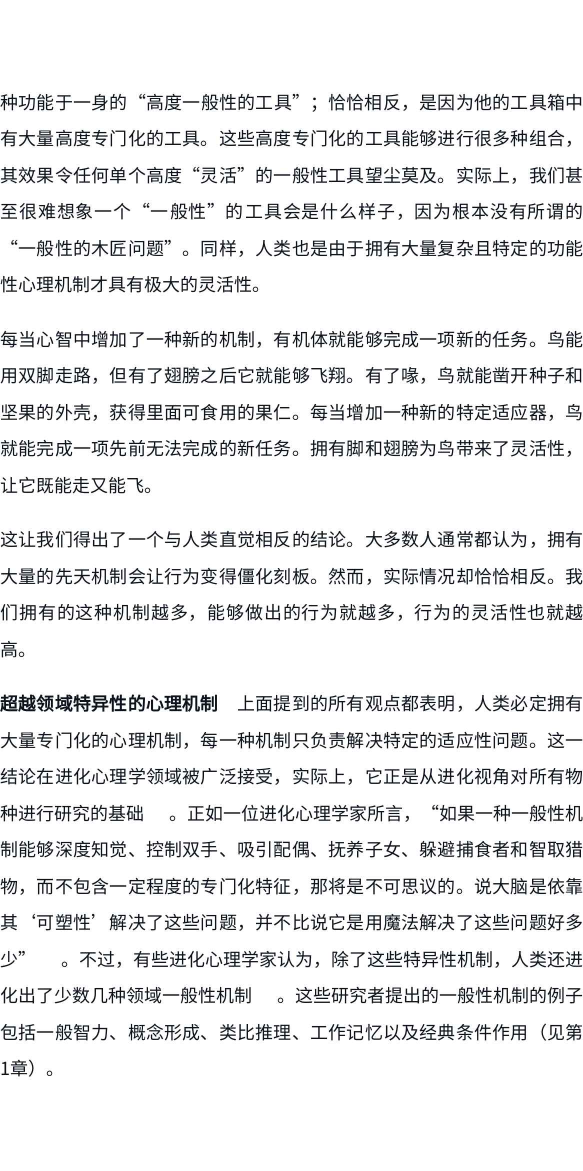
#> input picture data/images/p101.png, 1166 x 2342 px (shown at 1/2 size); its folder holds only this picture in this run
$ python -i ocr.py   (imports and definitions only)
#> lines starting #> are read from the running program, lines starting #| are printed output that depends on the picture; after the words box and inside, x2 and y2 are one past the last pixel; in counts of white or black regions, pixels touching at a corner belong together
#> further down, picture is the input picture: PIL image 1166x2342 RGB; mean R, G, B 233.5, 233.8, 234.5
# -*- coding: utf-8 -*-
"""OCR 引擎封装：统一产物 schema，按平台选择本地 OCR 后端。

- macOS（默认）：编译并运行 ocr_batch.swift（Apple Vision）；分段调用、SIGBUS 二分兜底。
- 其他平台（默认）：RapidOCR（onnxruntime 小模型，自带中文），输出与 Vision 同 schema。
- 两者都输出 ``<work>/ocr/pages_json/<n>.json``：``{"page": n, "lines": [{text,x,y,w,h}]}``，
  x/y/w/h 归一化、原点左下（与 Vision 的 boundingBox 一致）。

通用能力：源图预处理为 JPEG（规避 ImageIO 解 PNG 的 SIGBUS）、超长图按段落切分、
空白页过滤、OCR 缓存复用（force 控制）。
"""

import json
import os
import re
import shutil
import subprocess
import sys
import tempfile
from pathlib import Path

from . import defaults, paths

# 包内 swift 源文件路径（与 __init__.py 同级，随 wheel 一起分发）
HERE = Path(__file__).resolve().parent
SWIFT_SRC = HERE / "ocr_batch.swift"
if not SWIFT_SRC.exists():
    SWIFT_SRC = HERE.parent.parent / "ocr_batch.swift"

SEGMENT = 30          # 每次调用 Swift 的页数段（Vision 批量处理有内存累积 SIGBUS 风险）
SIGBUS = -10          # 128 + SIGBUS(10) = 138，subprocess 返回 -10


# [13 lines left out: function _atomic_write_text, not called in this run]


def _atomic_write_json(path, data) -> None:
    _atomic_write_text(path, json.dumps(data, ensure_ascii=False, indent=2, sort_keys=True))


# [167 lines left out: functions page_done, _clean_ocr_results, run_ocr_resilient, not called in this run]


VALID_ENGINES = ("swift", "rapidocr")


# [94 lines left out: functions resolve_engine, convert_rapidocr_result, run_ocr_rapidocr, not called in this run]


IMAGE_EXTS = {".png", ".jpg", ".jpeg", ".webp", ".bmp", ".tif", ".tiff", ".gif"}
PAGE_RE = re.compile(r"(\d+)")
# _ocr_tmp 下的成品页图名：p{页号}.jpg（用于清理页号重排后不再使用的历史切片）
TMP_PAGE_RE = re.compile(r"^p(\d+)\.jpg$")


# [43 lines left out: functions _natural_name_key, scan_pages, not called in this run]


def auto_page_range(pages):
    """从 {页号: 文件名} 映射探测页码范围 (min, max)，空映射返回 None"""
    return (min(pages), max(pages)) if pages else None


# [118 lines left out: functions _is_blank_image, _find_split_points, not called in this run]


def _to_rgb(im):
    """RGBA/其他模式 → RGB（透明合成白底）。"""
    from PIL import Image
    if im.mode == "RGBA":
        bg = Image.new("RGB", im.size, (255, 255, 255))
        bg.paste(im, mask=im.split()[3])
        return bg
    if im.mode != "RGB":
        return im.convert("RGB")
    return im


def _trim_image(im, pad_ratio=0.01):
    """智能 trim：用边缘检测找内容包围盒，裁掉四边空白；再去掉右侧灰色滚动条。

    所有阈值都**相对图片尺寸**（比例），不依赖固定像素，对分辨率/边距变化鲁棒：
      - pad = max(2, min(W,H)*pad_ratio)
      - 滚动条宽度区间 = W*[0.5%, 8%]
      - 滚动条到右边缘距离上限 = W*10%
      - 滚动条内部 = 深+浅两端像素都占该列高 >15%（bimodal 轨道+滑块），
        且列均灰度偏离背景主色；或**浅灰指示条**（列均灰 ≥205、几乎无深色
        像素段、整列偏离背景）。
    滚动条检测基于结构：它是与内容有白缝分隔、位于右侧的窄灰竖条——因此除
    宽度/位置外还必须满足"左侧有白缝"与"列内暗像素段数极少"，否则正文/图表
    最右侧的列会被误判成滚动条而被裁掉（行末字被切半 → OCR 错字 + 假分段）。
    """
#> called with pad_ratio = 0.01
    W, H = im.size
    if W < 120 or H < 120:
        return im
    import numpy as np
    rgb = _to_rgb(im)
    gray = np.asarray(rgb.convert("L")).astype(np.float32)
    pad = max(2, int(min(W, H) * pad_ratio))

    # ---- 1) Sobel 边缘 + 滚动条列识别（滚动条列不算"内容"）----
    gx = np.zeros_like(gray); gy = np.zeros_like(gray)
    gx[:, 1:-1] = gray[:, 2:] - gray[:, :-2]
    gy[1:-1, :] = gray[2:, :] - gray[:-2, :]
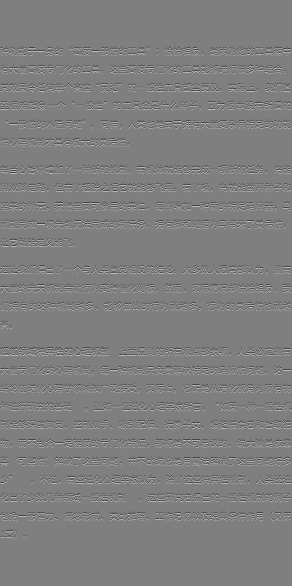
#> gy: shape (2342, 1166) float32 (shown at 1/4 size); min -255, max 255, mean 0; drawn with min black and max white
    mag = np.sqrt(gx * gx + gy * gy)
    edge = mag > 30
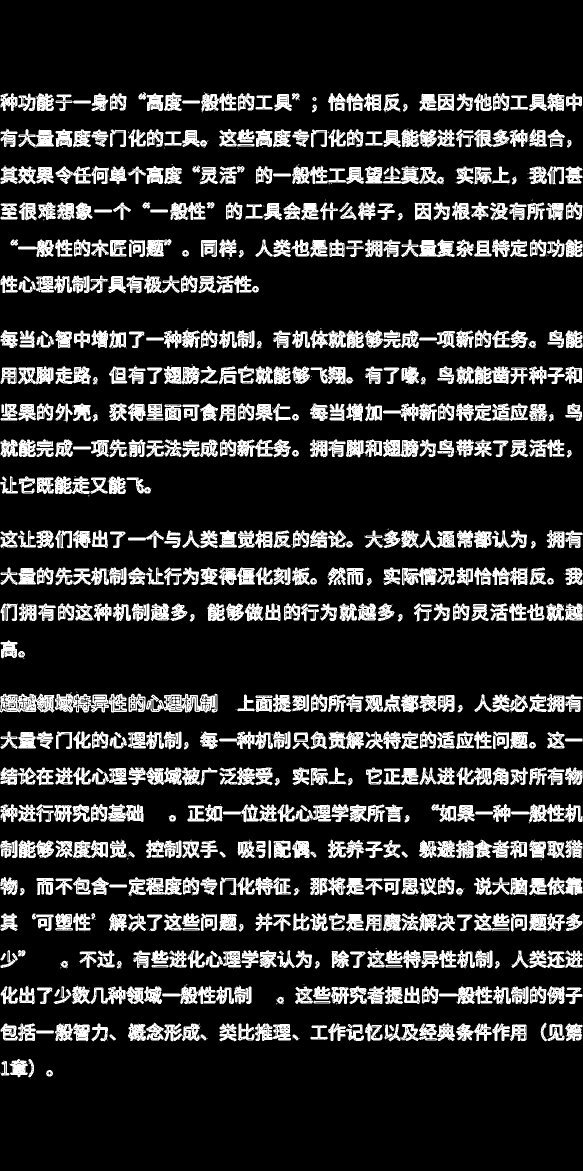
#> edge: shape (2342, 1166) bool (shown at 1/2 size); 17.3% white; 1097 white regions (411 under 20 px), largest, box (x1, y1, x2, y2) and area: (109, 1384, 254, 1425) 3298, (292, 1387, 435, 1425) 3055, (0, 1387, 109, 1425) 2793
    del gx, gy, mag
    hist = np.bincount(gray.astype(np.int64).ravel(), minlength=256)
#> hist = 256 values, max 2012487 at index 255, min 683 at index 105, mean 10667.1
    bg = int(hist.argmax())
#> bg = 255
    # 滚动条列：列均灰度 150-210（灰带）+ bimodal（深+浅都>15%）+
    # 结构性：整列"暗像素段"数量少（滚动条=轨道+滑块，暗像素集中在少数几段；
    # K 线图内容列=大量分散的蜡烛，暗像素段很多）。
    dr = (gray < 70).mean(axis=0); lr = (gray > 210).mean(axis=0)
#> after `dr = (gray < 70).mean(axis=0)`: dr = 1166 values, max 0.156 at index 9, min 0 at index 0, mean 0.0649
#> after `lr = (gray > 210).mean(axis=0)`: lr = 1166 values, max 1 at index 1129, min 0.791 at index 8, mean 0.89
    col_mean = gray.mean(axis=0)
#> col_mean = 1166 values, max 254.1 at index 1130, min 211.4 at index 9, mean 233.8
    col_ink = (gray < 200).mean(axis=0)      # 明显偏暗（墨迹）像素占比
#> col_ink = 1166 values, max 0.204 at index 8, min 0 at index 1129, mean 0.106
    col_off = (gray < bg - 6).mean(axis=0)   # 偏离背景的像素占比（白缝≈0）
#> col_off = 1166 values, max 0.263 at index 9, min 0.0495 at index 1093, mean 0.166
    dark_mask = (gray < 70)
#> dark_mask: shape (2342, 1166) bool; 6.5% white in thin lines or dots, all inside (x1, y1, x2, y2) = (1, 188, 1165, 2153)
    # 每列暗像素的连续段数（行维）：统计"非暗→暗"的跳变次数
    col_dark_runs = np.zeros(W, dtype=int)
    if dark_mask.shape[0] > 1:
        starts = dark_mask[1:] & ~dark_mask[:-1]
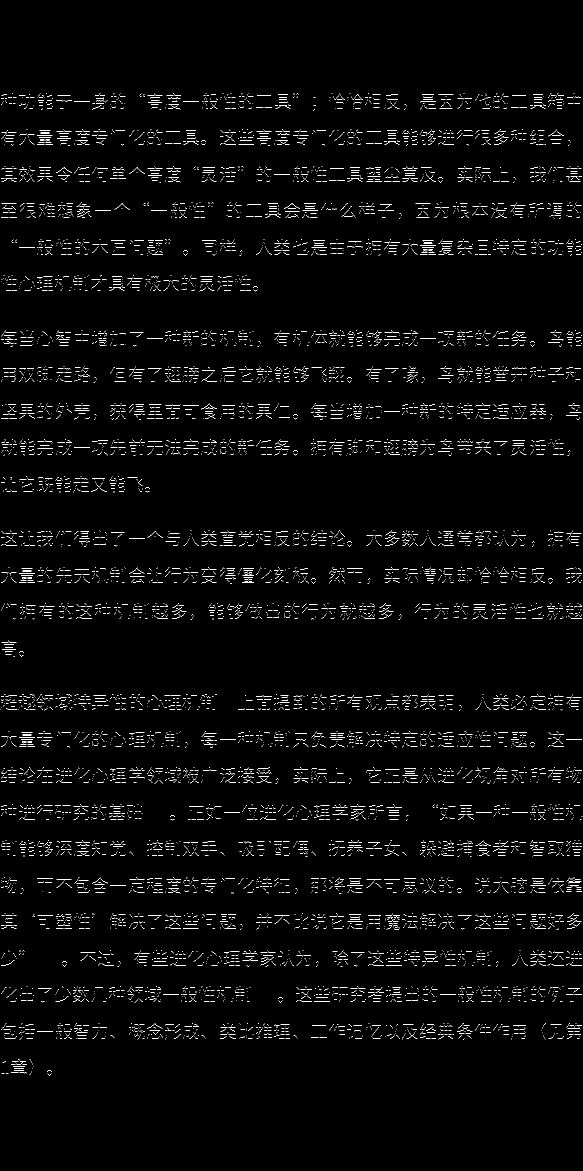
#> starts: shape (2341, 1166) bool (shown at 1/2 size); 2% white in thin lines or dots, all inside (x1, y1, x2, y2) = (1, 187, 1165, 2151)
        col_dark_runs = starts.sum(axis=0)
#> col_dark_runs = 1166 values, max 79 at index 167, min 0 at index 0, mean 46.27
        col_dark_runs += dark_mask[0]  # 首行是暗也算一段开始
        del starts, dark_mask
    # 滚动条列候选（两类）：
    #   ① 深/中灰滚动条：列均灰 150-210（灰带）+ bimodal（深+浅都>15%，轨道+滑块）
    #      + 暗像素段数少（滑块是连续一两段；K 线图内容列是大量分散蜡烛）。
    #   ② **浅灰滚动指示条**（iOS 式浅色条，浮在白底/浅底内容右侧）：列均灰 ≥205、
    #      几乎没有深色像素段，且"有偏暗像素"或"整列明显偏离背景"。只认 ① 会把
    #      这种浅条留在图里（成图右侧多出一条灰竖条）。
    sb_col = (((dr > 0.15) & (lr > 0.15) & (col_mean > 150) & (col_mean < 210)
               & (col_dark_runs < 100))
              | ((col_mean >= 205) & (col_ink < 0.6) & (col_dark_runs < 15)
                 & ((col_ink >= 0.03) | (col_off >= 0.5))))
    # 滚动条段：连续的 sb_col，取最右段，且需同时满足：
    #   ① 宽度 W*[0.5%, 8%]、距右边 ≤ W*10%；
    #   ② **左侧有白缝**——滚动条是独立于内容的细条，与内容之间留白；
    #   ③ 列内暗像素"段数"极少——轨道+滑块是一两段连续暗区。
    # ②③ 是防误判的关键：正文/图表最右侧的几列同样"灰调、明暗混合、贴近右边缘"，
    # 但它们是整列文字或蜡烛线（暗像素段数几十上百），且左邻就是内容（没有白缝）。
    # 把这种列当滚动条裁掉会**切掉行末文字**——行末字被切掉右半边后 OCR 会把
    # 「少」认成「！」、「概」认成「相」，正文出现错字，还会因伪句末标点把一句话
    # 误切成两段（段首判定是"上一行以句末标点结尾"）。
    w_min = max(3, int(W * 0.005)); w_max = max(w_min + 1, int(W * 0.08))
    dist_max = int(W * 0.10)
    gutter = max(3, int(W * 0.005))
    sb_mask = np.zeros(W, dtype=bool)
    _idx = np.where(sb_col)[0]
    if len(_idx) >= 3:
        _runs = []; _start = _prev = int(_idx[0])
        for i in _idx[1:]:
            i = int(i)
            if i - _prev > 1:
                _runs.append((_start, _prev)); _start = i
            _prev = i
#> this loop made 35 passes
#> i on passes 1 to 8: 147, 183, 251, 290, 293, 326, 329, 364
        _runs.append((_start, _prev))
        for (rs, re) in reversed(_runs):
            w = re - rs + 1
            if not (w_min <= w <= w_max and (W - 1 - re) <= dist_max):
                continue
            if int(col_dark_runs[rs:re+1].max()) >= 15:
                continue        # ③ 暗像素段太多 → 文字/图表列，不是滚动条
            if rs > 0:
                _gut = col_off[max(0, rs - gutter):rs]
                if _gut.size and float(_gut.max()) >= 0.03:
                    continue    # ② 左侧紧邻内容（无白缝）→ 不是滚动条
            sb_mask[rs:re+1] = True
            break
#> this loop made 23 passes
#> (rs, re, w) on passes 1 to 8: (1127, 1127, 1), (1053, 1053, 1), (908, 909, 2), (872, 872, 1), (836, 836, 1), (804, 804, 1), (726, 726, 1), (690, 693, 4)
    # 内容 = 边缘或与背景差异明显，但**排除滚动条列**（滚动条不是图内容）
    content = (edge | (np.abs(gray - bg) > 50))
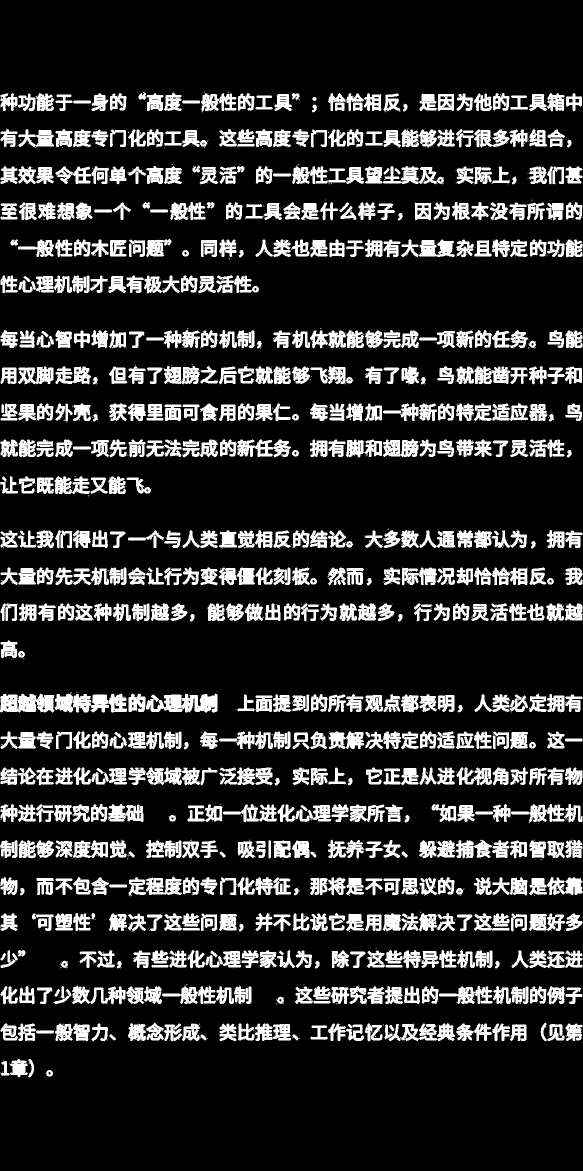
#> content: shape (2342, 1166) bool (shown at 1/2 size); 17.8% white; 1096 white regions (411 under 20 px), largest, box (x1, y1, x2, y2) and area: (109, 1384, 254, 1425) 3916, (292, 1387, 435, 1425) 3726, (0, 1387, 109, 1425) 3271
    if sb_mask.any():
        content[:, sb_mask] = False

    # ---- 2) 裁四边空白 ----
    row_c = content.any(axis=1); col_c = content.any(axis=0)
    ys = np.where(row_c)[0]; xs = np.where(col_c)[0]
#> after `ys = np.where(row_c)[0]`: ys = 1027 values from 183 to 2157
#> after `xs = np.where(col_c)[0]`: xs = 1165 values from 0 to 1164
    if len(ys) == 0 or len(xs) == 0:
        return im
    y0 = max(0, int(ys.min()) - pad); y1 = min(H, int(ys.max()) + 1 + pad)
#> after `y0 = max(0, int(ys.min()) - pad)`: y0 = 172
#> after `y1 = min(H, int(ys.max()) + 1 + pad)`: y1 = 2169
    x0 = max(0, int(xs.min()) - pad); x1 = min(W, int(xs.max()) + 1 + pad)
#> after `x0 = max(0, int(xs.min()) - pad)`: x0 = 0
#> after `x1 = min(W, int(xs.max()) + 1 + pad)`: x1 = 1166
    # 若识别到滚动条：强制裁到滚动条左边界（右侧的一切——滚动条 + 右边框/阴影都裁掉）
    if sb_mask.any():
        sb_left = int(np.where(sb_mask)[0].min())
        if sb_left > x0:
            x1 = min(x1, sb_left)
    return rgb.crop((x0, y0, x1, y1))
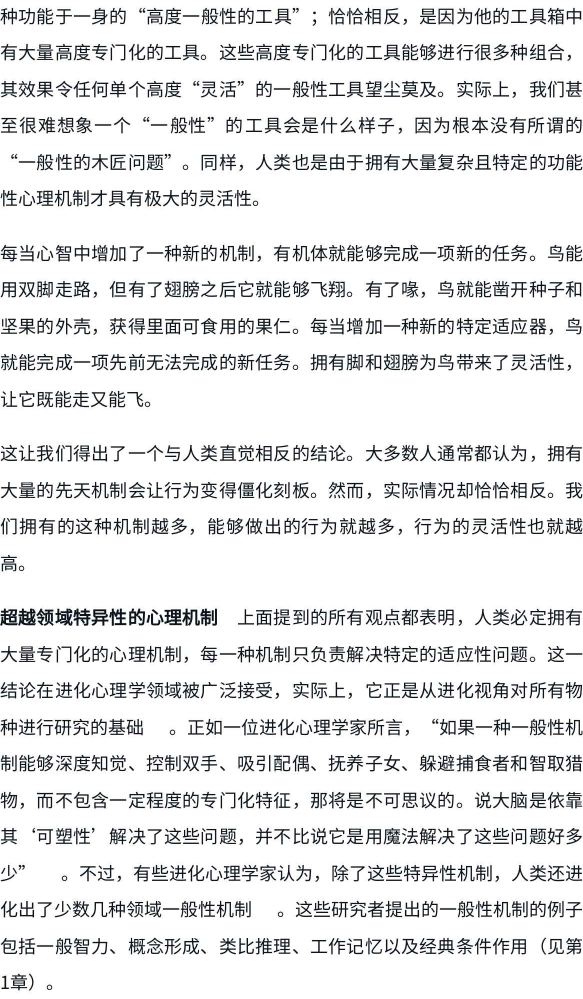
#> returned value: PIL image 1166x1997 RGB (shown at 1/2 size); mean R, G, B 229.7, 230.2, 230.9


BLANK_PAGES_FILE = "blank_pages.txt"
LONG_IMAGE_PAGES_FILE = "long_image_pages.txt"


def long_image_pages_path(out):
    """长图切分页记录文件路径（<out>/long_image_pages.txt）。"""
    return os.path.join(out, LONG_IMAGE_PAGES_FILE)


# [34 lines left out: functions read_long_image_pages, write_long_image_pages, not called in this run]


def blank_pages_path(out):
    """空白页记录文件路径（<out>/blank_pages.txt）。"""
    return os.path.join(out, BLANK_PAGES_FILE)


# [270 lines left out: functions read_blank_pages, write_blank_pages, _alloc_page_numbers, prepare_images, run, not called in this run]

>>> from PIL import Image
>>> picture = Image.open('../../data/images/p101.png')
>>> result = _trim_image(picture)

$ run again, on data/images/p105.png
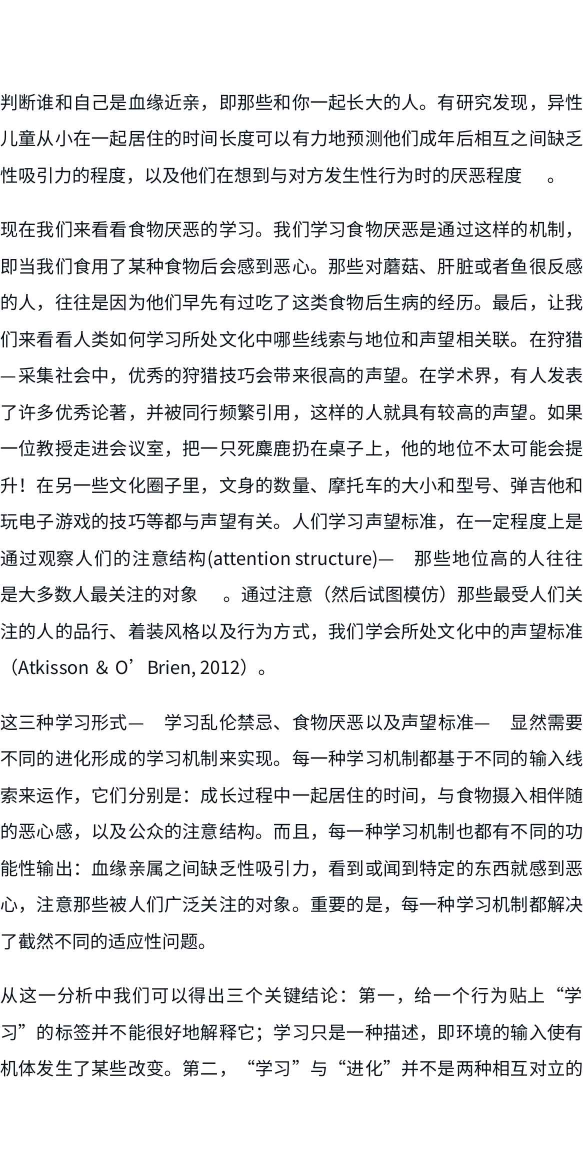
#> input picture data/images/p105.png, 1166 x 2342 px (shown at 1/2 size)
#> picture is the input picture: PIL image 1166x2342 RGB; mean R, G, B 232, 232.4, 233
#> in _trim_image, `edge = mag > 30`:
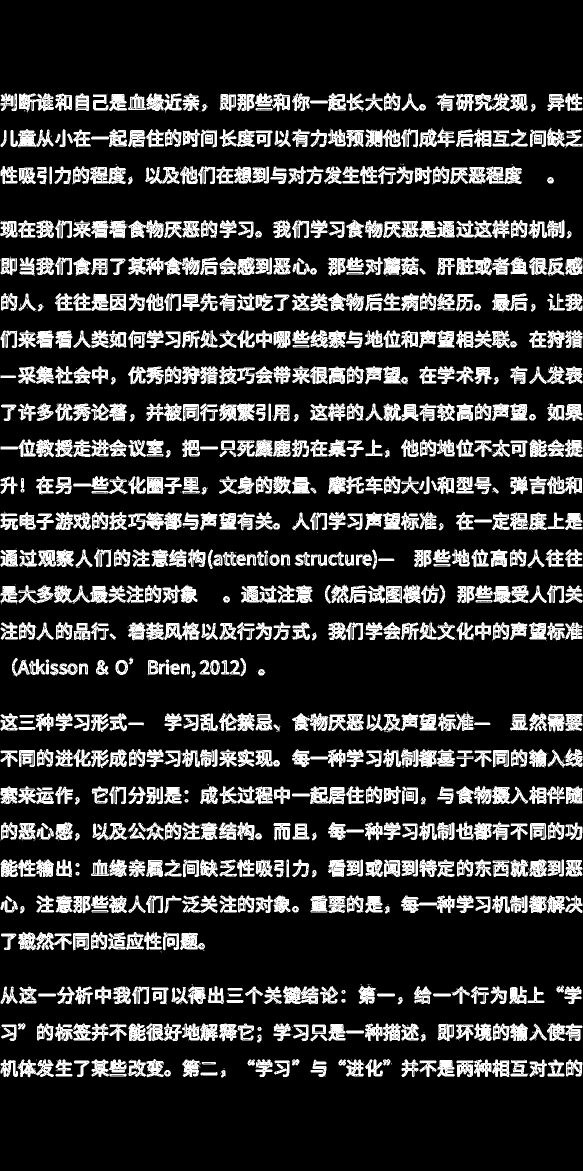
#> edge: shape (2342, 1166) bool (shown at 1/2 size); 18.6% white; 1244 white regions (433 under 20 px), largest, box (x1, y1, x2, y2) and area: (937, 332, 1044, 369) 2521, (291, 1244, 400, 1281) 2373, (146, 586, 252, 622) 2337
#> hist = 256 values, max 1950264 at index 255, min 786 at index 107, mean 10667.1
#> bg = 255
#> dr = 1166 values, max 0.14 at index 117, min 0 at index 0, mean 0.0691
#> lr = 1166 values, max 1 at index 35, min 0.797 at index 117, mean 0.883
#> col_mean = 1166 values, max 254 at index 1093, min 212.9 at index 117, mean 232.3
#> col_ink = 1166 values, max 0.201 at index 117, min 0 at index 0, mean 0.113
#> col_off = 1166 values, max 0.269 at index 117, min 0.0414 at index 1093, mean 0.179
#> dark_mask: shape (2342, 1166) bool; 6.9% white in thin lines or dots, all inside (x1, y1, x2, y2) = (2, 188, 1164, 2153)
#> starts: shape (2341, 1166) bool; 2.2% white in thin lines or dots, all inside (x1, y1, x2, y2) = (2, 187, 1164, 2151)
#> in _trim_image, `col_dark_runs = starts.sum(axis=0)`: col_dark_runs = 1166 values, max 94 at index 668, min 0 at index 0, mean 50.57
#> the loop in _trim_image, `for i in _idx[1:]:` made 27 passes
#> i on passes 1 to 8: 147, 179, 219, 256, 257, 293, 328, 329
#> the loop in _trim_image, `for (rs, re) in reversed(_runs):` made 21 passes
#> (rs, re, w) on passes 1 to 8: (1091, 1091, 1), (1021, 1021, 1), (949, 949, 1), (875, 875, 1), (872, 872, 1), (836, 836, 1), (800, 800, 1), (726, 728, 3)
#> content: shape (2342, 1166) bool; 19.2% white; 1243 white regions (432 under 20 px), largest, box (x1, y1, x2, y2) and area: (937, 332, 1044, 369) 2613, (291, 1244, 400, 1281) 2424, (146, 586, 252, 622) 2400
#> ys = 1036 values from 184 to 2154
#> xs = 1165 values from 0 to 1164
#> y0 = 173
#> y1 = 2166
#> x0 = 0
#> x1 = 1166
#> in _trim_image, `return rgb.crop((x0, y0, x1, y1))`:
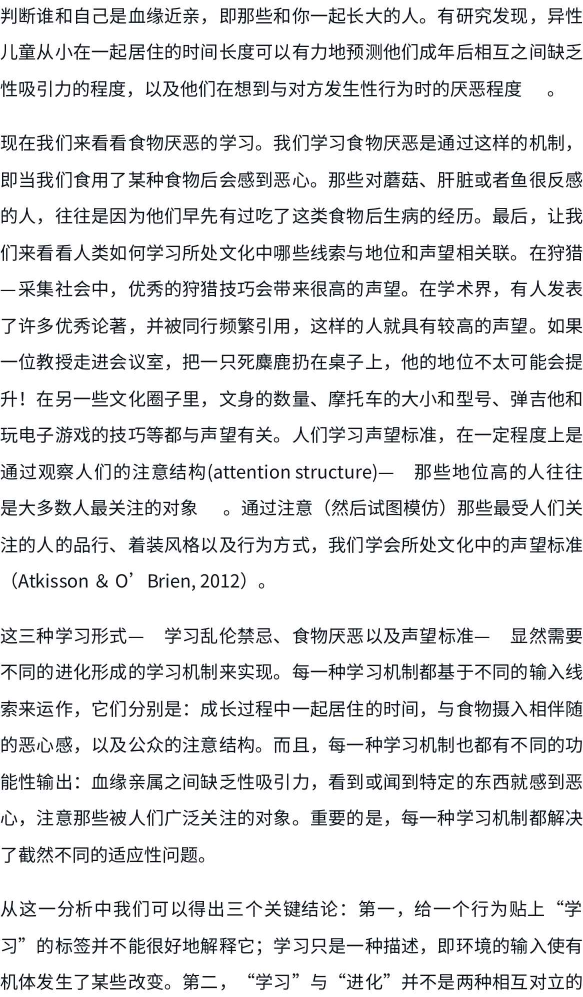
#> returned value: PIL image 1166x1993 RGB (shown at 1/2 size); mean R, G, B 228, 228.4, 229.2
